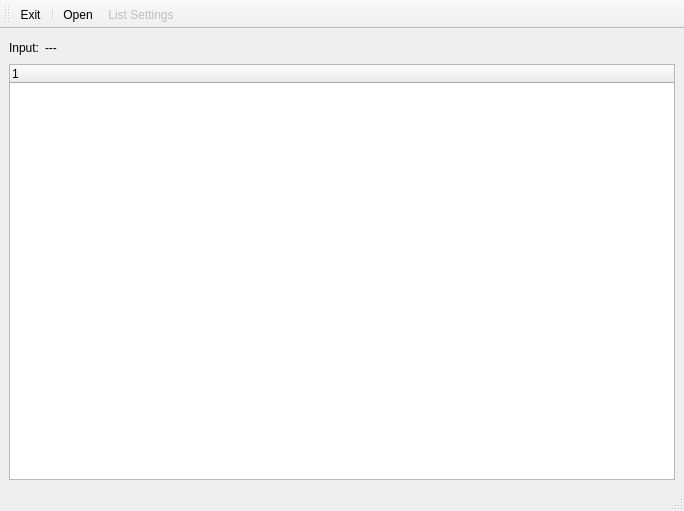
<?xml version="1.0" encoding="UTF-8"?>
<ui version="4.0">
 <class>MainWindow</class>
 <widget class="QMainWindow" name="MainWindow">
  <property name="geometry">
   <rect>
    <x>0</x>
    <y>0</y>
    <width>684</width>
    <height>511</height>
   </rect>
  </property>
  <property name="windowTitle">
   <string>libconfig Browser</string>
  </property>
  <widget class="QWidget" name="centralwidget">
   <layout class="QVBoxLayout" name="verticalLayout">
    <item>
     <layout class="QHBoxLayout" name="horizontalLayout">
      <item>
       <widget class="QLabel" name="label">
        <property name="text">
         <string>Input:</string>
        </property>
       </widget>
      </item>
      <item>
       <widget class="QLabel" name="labelInputFilename">
        <property name="text">
         <string>---</string>
        </property>
       </widget>
      </item>
      <item>
       <spacer name="horizontalSpacer">
        <property name="orientation">
         <enum>Qt::Horizontal</enum>
        </property>
        <property name="sizeHint" stdset="0">
         <size>
          <width>40</width>
          <height>20</height>
         </size>
        </property>
       </spacer>
      </item>
     </layout>
    </item>
    <item>
     <widget class="QTreeWidget" name="treeWidget">
      <property name="autoExpandDelay">
       <number>1</number>
      </property>
      <property name="animated">
       <bool>true</bool>
      </property>
      <column>
       <property name="text">
        <string notr="true">1</string>
       </property>
      </column>
     </widget>
    </item>
   </layout>
  </widget>
  <widget class="QMenuBar" name="menubar">
   <property name="geometry">
    <rect>
     <x>0</x>
     <y>0</y>
     <width>684</width>
     <height>22</height>
    </rect>
   </property>
  </widget>
  <widget class="QStatusBar" name="statusbar"/>
  <widget class="QToolBar" name="toolBar">
   <property name="windowTitle">
    <string>toolBar</string>
   </property>
   <attribute name="toolBarArea">
    <enum>TopToolBarArea</enum>
   </attribute>
   <attribute name="toolBarBreak">
    <bool>false</bool>
   </attribute>
   <addaction name="actionExit"/>
   <addaction name="separator"/>
   <addaction name="actionOpen"/>
   <addaction name="actionListSettings"/>
  </widget>
  <action name="actionExit">
   <property name="text">
    <string>Exit</string>
   </property>
  </action>
  <action name="actionOpen">
   <property name="text">
    <string>Open</string>
   </property>
  </action>
  <action name="actionListSettings">
   <property name="enabled">
    <bool>false</bool>
   </property>
   <property name="text">
    <string>List Settings</string>
   </property>
  </action>
 </widget>
 <resources/>
 <connections/>
</ui>
